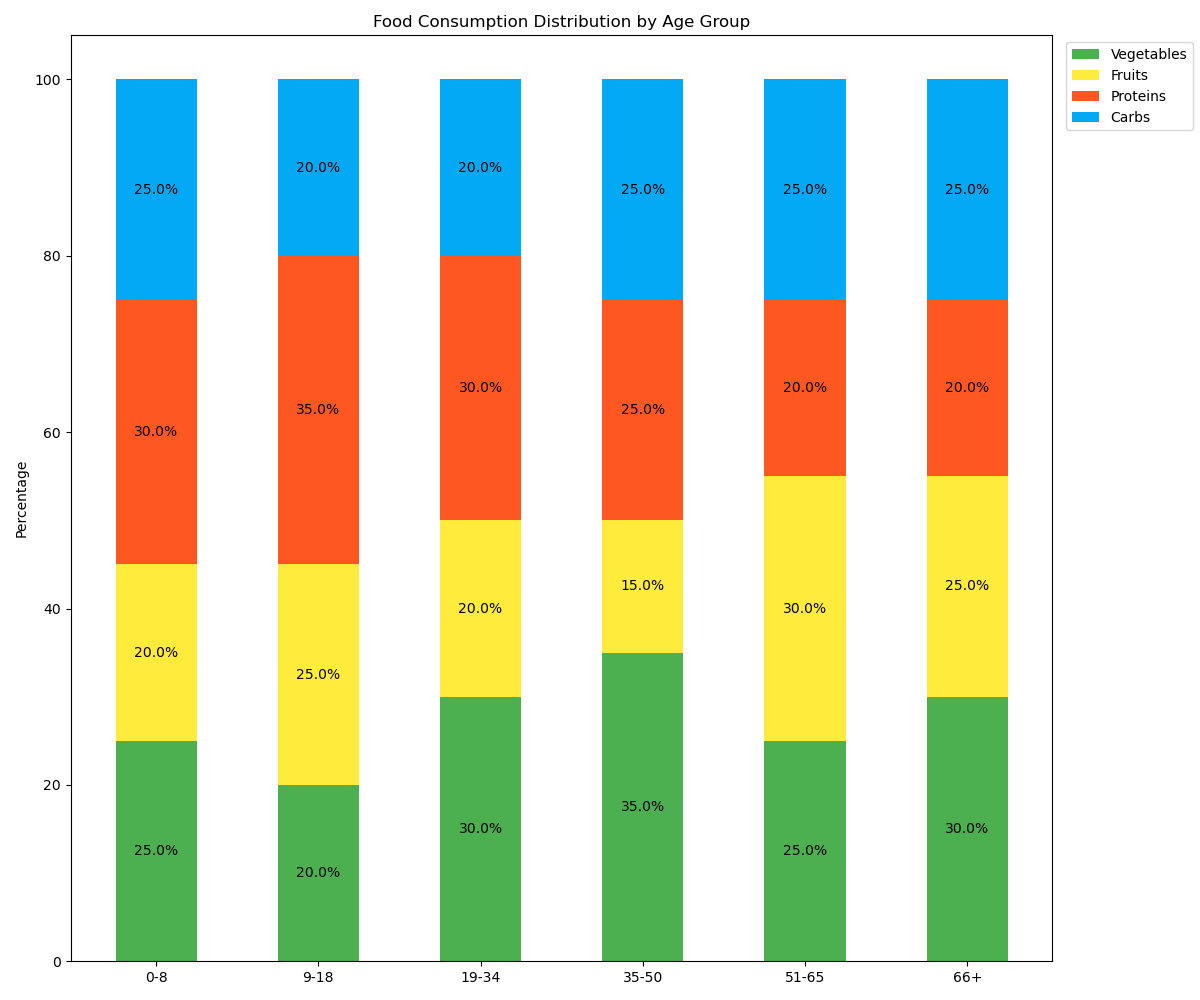

Reproduce this figure in Python.

import matplotlib.pyplot as plt
import pandas as pd
import seaborn as sns

# Your input data
data = [
    {'Age Group': '0-8', 'Vegetables': 25, 'Fruits': 20, 'Proteins': 30, 'Carbs': 25},
    {'Age Group': '9-18', 'Vegetables': 20, 'Fruits': 25, 'Proteins': 35, 'Carbs': 20},
    {'Age Group': '19-34', 'Vegetables': 30, 'Fruits': 20, 'Proteins': 30, 'Carbs': 20},
    {'Age Group': '35-50', 'Vegetables': 35, 'Fruits': 15, 'Proteins': 25, 'Carbs': 25},
    {'Age Group': '51-65', 'Vegetables': 25, 'Fruits': 30, 'Proteins': 20, 'Carbs': 25},
    {'Age Group': '66+', 'Vegetables': 30, 'Fruits': 25, 'Proteins': 20, 'Carbs': 25}
]

# Convert into pandas DataFrame
df = pd.DataFrame(data)
df.set_index('Age Group', inplace=True)

# Calculate the percentage for 100% stacked bar
df_percentage = df.div(df.sum(axis=1), axis=0) * 100

# Plotting
fig, ax = plt.subplots(figsize=(12, 10))

bar_width = 0.5
categories = df_percentage.index
colors = ['#4CAF50', '#FFEB3B', '#FF5722', '#03A9F4']

# Initial bottom to stack the bars
bottom = [0] * len(df_percentage)

for i, col in enumerate(df.columns):
    ax.bar(categories, df_percentage[col], bar_width, label=col, color=colors[i], bottom=bottom)
    bottom = bottom + df_percentage[col].values

# Beautify the plot
ax.set_ylabel('Percentage')
ax.set_title('Food Consumption Distribution by Age Group')
ax.legend(loc='upper right', bbox_to_anchor=(1.15, 1))

# Display the percentages on the bars
for p in ax.patches:
    width, height = p.get_width(), p.get_height()
    x, y = p.get_xy()
    if height > 0:  # To avoid clutter, only display if height is significant
        ax.text(x + width / 2,
                y + height / 2,
                f"{height:.1f}%",
                ha='center',
                va='center')

# Show the plot
plt.tight_layout()
plt.show()
